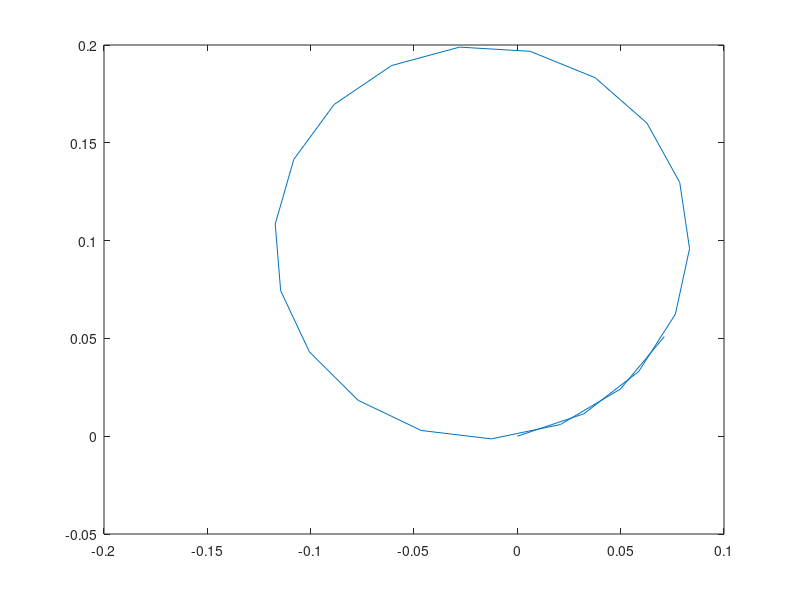

MATLAB code to generate this figure:
clc;
close all;
clear all;

d = 0.2;
L = 0.6;

CR=[0,223,446,669,892,1115,1338,1561,1784,2007,2230,2453,2676,2899,3122,3345,3568,3791,4014,4237,4460,4683];
CL=[0,120,240,360,480, 600, 720, 840, 960, 810, 750, 690, 630, 570, 510, 450, 621, 873,1125,1377,1629,1881];

dR = 223;
dL = 120;

k = (pi*d)/(1*2048);

x = 0;
theta = zeros(numel(CR),1)
y = 0;

for i = 2:numel(CR)
    NCR = CR(i) - CR(i-1);
    NCL = CL(i) - CL(i);

    DiL = k * NCL;
    DiR = k * NCR;

    Dth = (DiR - DiL)/d;   
    Di =  (DiR - DiL)/2;

    theta(i) = theta(i-1) + Dth;
    x(i) = x(i-1) + Di * cos(theta(i))
    y(i) = y(i-1) + Di * sin(theta(i)) 
end 

plot(x,y)
% xlabel('X'); ylabel('Y')
% grid on;
% axis equal;
% title("x=", num2string(x(i),2) + ";y =" + num2string(y(i),2) + "\theta=" + num2sttring(theta(i)*180/pi,2)+"\circ");
% 
% hold on
% ss = 1;
% dCr = diff(CR);
% dCl = diff(CL);
%text(x(2:ss:end))